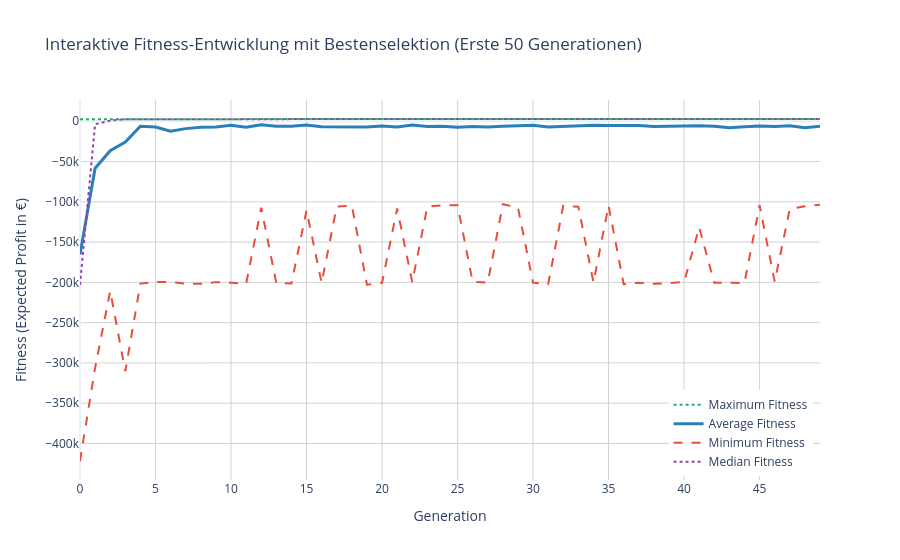
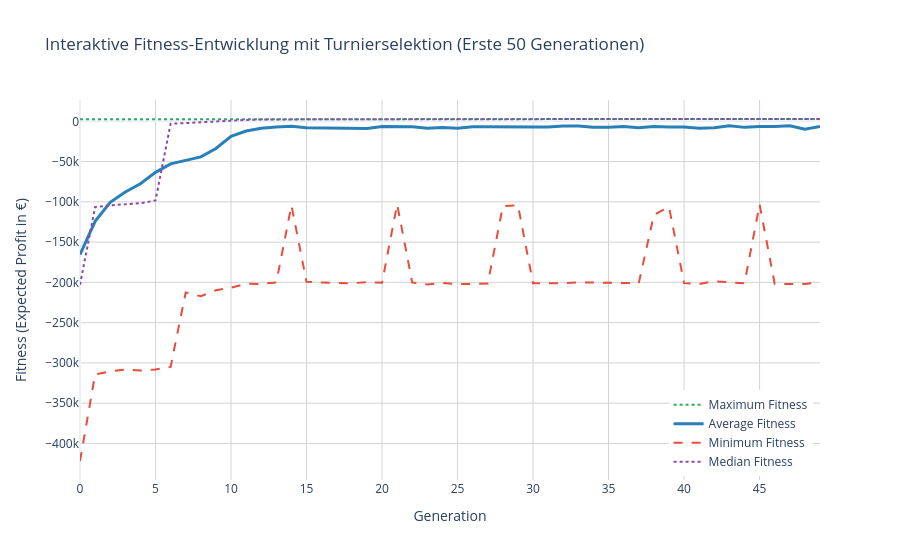

Notebook source saved alongside these figures, in order:
### Code cell
plot_fitness_evolution(logbook_best_sel, "Interaktive Fitness-Entwicklung mit Bestenselektion (Erste 50 Generationen)")
plot_fitness_evolution(logbook, "Interaktive Fitness-Entwicklung mit Turnierselektion (Erste 50 Generationen)")
